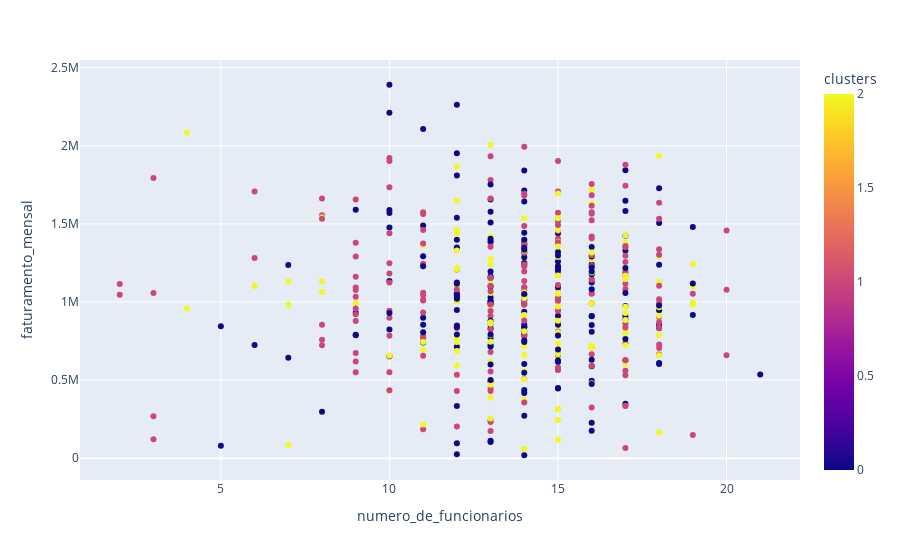

This figure's notebook cell:
### Code cell
px.scatter(clientes, x='numero_de_funcionarios', y='faturamento_mensal', color='clusters')

### Figure 1 — Plotly figure (JSON) as saved in the notebook; plotly's stock layout.template omitted (floating-point values rounded to 4 significant figures; data arrays with more than 128 entries replaced by an {"elided": "..."} marker saying what was removed)
{"data": [{"hovertemplate": "numero_de_funcionarios=%{x}<br>faturamento_mensal=%{y}<br>clusters=%{marker.color}<extra></extra>", "legendgroup": "", "marker": {"color": {"elided": "500 int values"}, "coloraxis": "coloraxis", "symbol": "circle"}, "mode": "markers", "name": "", "orientation": "v", "showlegend": false, "type": "scatter", "x": {"elided": "500 int values"}, "xaxis": "x", "y": {"elided": "500 float values"}, "yaxis": "y"}], "layout": {"coloraxis": {"colorbar": {"title": {"text": "clusters"}}, "colorscale": [[0, "#0d0887"], [0.1111, "#46039f"], [0.2222, "#7201a8"], [0.3333, "#9c179e"], [0.4444, "#bd3786"], [0.5556, "#d8576b"], [0.6667, "#ed7953"], [0.7778, "#fb9f3a"], [0.8889, "#fdca26"], [1, "#f0f921"]]}, "legend": {"tracegroupgap": 0}, "margin": {"t": 60}, "xaxis": {"anchor": "y", "domain": [0, 1], "title": {"text": "numero_de_funcionarios"}}, "yaxis": {"anchor": "x", "domain": [0, 1], "title": {"text": "faturamento_mensal"}}}}
